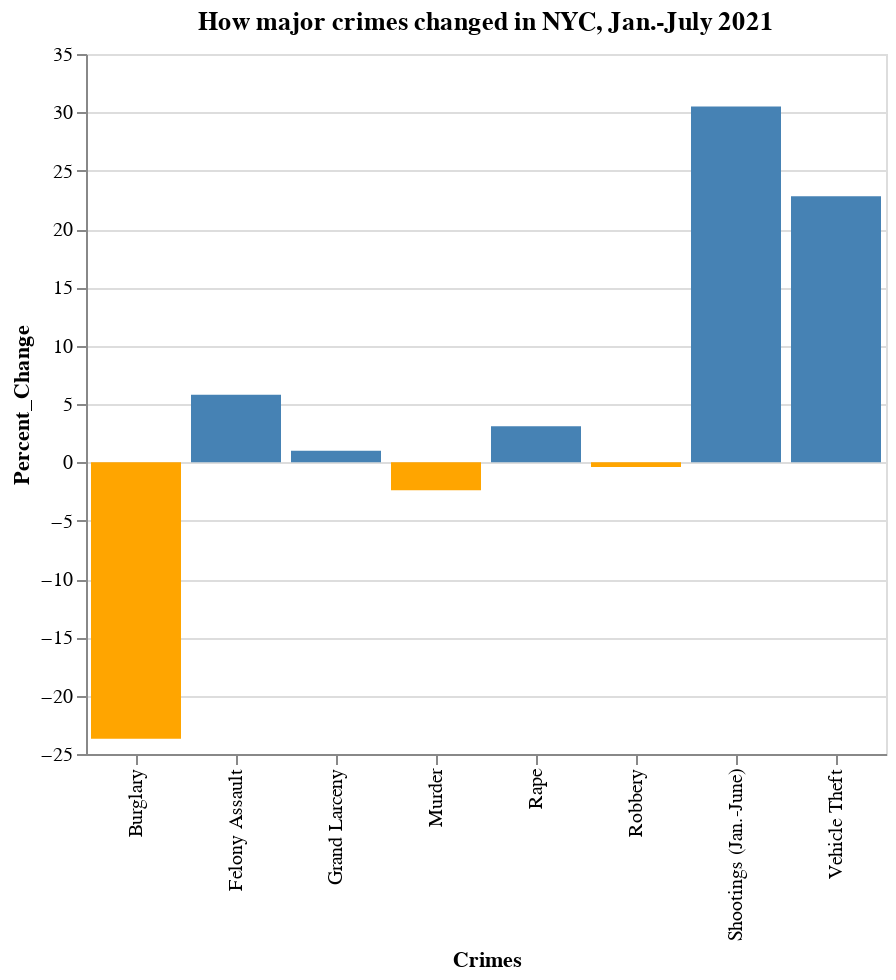

The cell this chart's notebook holds for it:
### Code cell
import altair as alt
from vega_datasets import data


alt.Chart(citywideCrimeData).mark_bar().encode(
    x="Crimes",
    y="Percent_Change:Q",
    color=alt.condition(
        alt.datum['Percent_Change'] > 0,
        alt.value("steelblue"),  # The positive color
        alt.value("orange")  # The negative color
    )
).properties(width=400, height = 350, title ="How major crimes changed in NYC, Jan.-July 2021")

### Figure 1 — Vega-Lite specification as saved in the notebook (floating-point values rounded to 4 significant figures)
{"config": {"view": {"continuousWidth": 400, "continuousHeight": 300}}, "data": {"name": "data-82aca74639d71a18fb25170756d4ae0e"}, "mark": "bar", "encoding": {"color": {"condition": {"value": "steelblue", "test": "(datum['Percent_Change'] > 0)"}, "value": "orange"}, "x": {"type": "nominal", "field": "Crimes"}, "y": {"type": "quantitative", "field": "Percent_Change"}}, "height": 350, "title": "How major crimes changed in NYC, Jan.-July 2021", "width": 400, "$schema": "https://vega.github.io/schema/vega-lite/v4.8.1.json", "datasets": {"data-82aca74639d71a18fb25170756d4ae0e": [{"Crimes": "Murder", "2021_YTD": 245, "2020_YTD": 251, "Percent_Change": -2.4}, {"Crimes": "Rape", "2021_YTD": 842, "2020_YTD": 817, "Percent_Change": 3.1}, {"Crimes": "Robbery", "2021_YTD": 7101, "2020_YTD": 7126, "Percent_Change": -0.4}, {"Crimes": "Felony Assault", "2021_YTD": 12481, "2020_YTD": 11793, "Percent_Change": 5.8}, {"Crimes": "Burglary", "2021_YTD": 6671, "2020_YTD": 8744, "Percent_Change": -23.7}, {"Crimes": "Grand Larceny", "2021_YTD": 19502, "2020_YTD": 19307, "Percent_Change": 1.0}, {"Crimes": "Vehicle Theft", "2021_YTD": 5386, "2020_YTD": 4386, "Percent_Change": 22.8}, {"Crimes": "Shootings (Jan.-June)", "2021_YTD": 902, "2020_YTD": 691, "Percent_Change": 30.5}]}}
